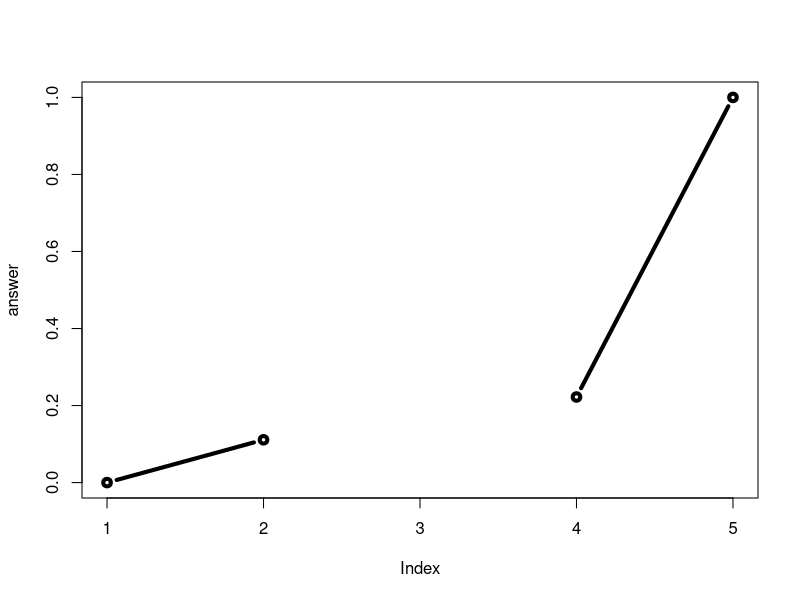

This figure's R source:
## ---- chunk 1
knitr::opts_chunk$set(echo = TRUE)
## ---- chunk 2
map.colors <- function (value,high.low,palette) {
  proportion <- ((value-high.low[1])/(high.low[2]-high.low[1]))
  index <- round ((length(palette)-1)*proportion)+1
  return (palette[index])
}
## ---- chunk 3
map.colors2 <- function(x, 
                        high.low=range(x), 
                        palette=cm.colors(100)) {
  
  # Determine where in the 'high.low' range our values of 'x' lie.
  percent <- ((x-high.low[1])/(high.low[2] - high.low[1]))
  
  #Where in the vector of colors 'palette' is this 'percent'
  #note catch for 0 percent values to 1
  index <- round ((length(palette)-1) * percent )+1
  
  return (palette[index])
}
## ---- chunk 4
add <- function(x, y=1) {
 # Sum the input x and y
 x + y
}
## ---- chunk 5
add(6,4)
## ---- chunk 6
add( c(1:5),20 )
## ---- chunk 7
rescale <- function(x) {
 rng <-range(x)
 (x - rng[1]) / (rng[2] - rng[1])
}
## ---- chunk 8
rescale( 1:10 )
## ---- chunk 9
rescale( c(1,2,NA,3,10) )
## ---- chunk 10
rescale2 <- function(x) {
 rng <-range(x, na.rm=TRUE)
 (x - rng[1]) / (rng[2] - rng[1])
}
## ---- chunk 11
rescale2( c(1,2,NA,3,10) )
## ---- chunk 12
rescale3 <- function(x, na.rm=TRUE, plot=FALSE) {
 if(na.rm) {
 rng <-range(x, na.rm=na.rm)
 } else {
 rng <-range(x)
 }
 print("Hello")
 answer <- (x - rng[1]) / (rng[2] - rng[1])

 print("is it me you are looking for?")
 if(plot) {
 plot(answer, typ="b", lwd=4)
 }
 print("I can see it in ...")
 
  return(answer)
}
## ---- chunk 13
rescale3( c(1,2,NA,3,10), plot=TRUE )
